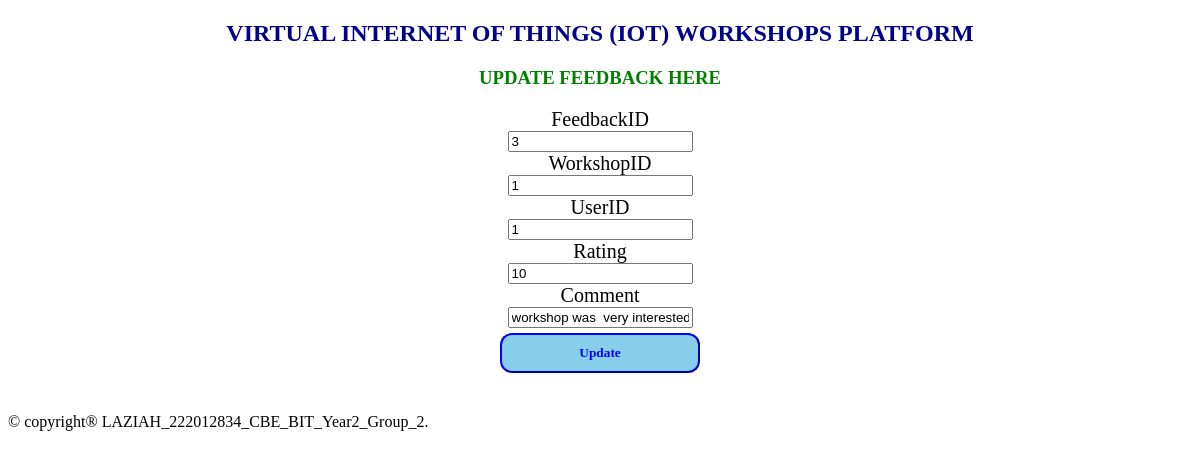
/updatefeedback.php?FeedbackID=3, run on the app's committed database.
### tables this page shows
CREATE TABLE IF NOT EXISTS `feedback` (
  `FeedbackID` int(11) NOT NULL AUTO_INCREMENT,
  `WorkshopID` int(11) DEFAULT NULL,
  `UserID` int(11) DEFAULT NULL,
  `Rating` int(11) DEFAULT NULL,
  `Comment` text,
  PRIMARY KEY (`FeedbackID`),
  KEY `WorkshopID` (`WorkshopID`),
  KEY `UserID` (`UserID`)
);

### updatefeedback.php (the view, shortened to what this page needs)
<?php
include "databaseconnection.php";
if ($_SERVER['REQUEST_METHOD'] == 'GET') {
    $FeedbackID = $_GET["FeedbackID"];
    $sql = "SELECT * FROM feedback WHERE FeedbackID = ?";
    $stmt = $connection->prepare($sql);
    $stmt->bind_param("i", $FeedbackID);
    $stmt->execute();
    $result = $stmt->get_result();
    if ($result->num_rows > 0) {
        $row = $result->fetch_assoc();
        $WorkshopID = $row["WorkshopID"];
        $UserID = $row["UserID"];
        $Rating = $row["Rating"];
        $Comment = $row["Comment"];
    } else {
        header("Location: viewfeedback.php");
        exit;
    }
}
?>
<!DOCTYPE html>
<html>
<head>
</head>
<body>
    <center>
        <h2>VIRTUAL INTERNET OF THINGS (IOT) WORKSHOPS PLATFORM</h2>
        <h3 style="color:green;">UPDATE FEEDBACK HERE</h3>
        <section class="forms">
            <form method="POST" onsubmit="return confirmUpdate();">
                <label>FeedbackID</label><br>
                <input type="text" name="FeedbackID" readonly value="<?php echo $FeedbackID; ?>"><br>
                <label>WorkshopID</label><br>
                <input type="text" name="WorkshopID" value="<?php echo $WorkshopID; ?>"><br>
                <label>UserID</label><br>
                <input type="text" name="UserID" value="<?php echo $UserID; ?>"><br>
                <label>Rating</label><br>
                <input type="text" name="Rating" value="<?php echo $Rating; ?>"><br>
                <label>Comment</label><br>
                <input type="text" name="Comment" value="<?php echo $Comment; ?>"><br>
                <input type="submit" name="submit" value="Update" class="sb">
            </form>
        </section>
    </center>
    <footer>
        <p style="color:blue; text-align: center; margin-top:40px;">
            <marquee> &copy; copyright&reg; LAZIAH_222012834_CBE_BIT_Year2_Group_2.</marquee>
        </p>
    </footer>
</body>
</html>

### updatefeedback.php (style rules this page uses)
h2 { font-family: Castellar; color: darkblue; }
label { font-family: Elephant; font-size: 20px; }
.sb { font-family: Georgia; padding: 10px; border-color: blue; background-color: skyblue; width: 200px; margin-top: 5px; border-radius: 12px; font-weight: bold; color: blue; }

### data on the page
feedback: WorkshopID "1", UserID "1", Rating "10", Comment "workshop was very interested"
